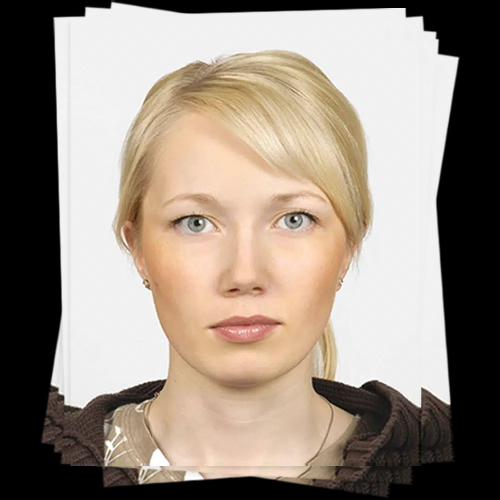
#> input picture Passikuva.jpg, 1000 x 1000 px (shown at 1/2 size)
$ python -i image_processor.py   (imports and definitions only)
#> lines starting #> are read from the running program, lines starting #| are printed output that depends on the picture; after the words box and inside, x2 and y2 are one past the last pixel; in counts of white or black regions, pixels touching at a corner belong together
#> further down, picture is the input picture: shape (1000, 1000, 3); mean B, G, R 129.4, 141, 153
"""
image_processor.py
==================
Kuvanmuokkausmoottori laser-piirturille ja CNC-kaivertimelle.

Tukee kuutta eri prosessointimetodia:
  1. Reunantunnistus   – Canny-algoritmi + pienten viivojen suodatus
  2. Hatch-varjostus   – posterisoidut harmaasävyt viivatiheytenä
  3. Rasterointi/etäis – Floyd-Steinberg dithering, vakiokoko
  4. Rasterointi/koko  – pistekoko skaalautuu tummuuden mukaan
  5. Siniaalto         – amplitudi vaihtelee tummuuden mukaan
  6. Syvyyskartta      – harmaasävy muunnetaan Z-kaiverrusarvoksi

Moduuli ei sisällä Qt-riippuvuuksia – se on puhdas kuvanmuokkaus-
kirjasto, jota main_app.py kutsuu.
"""

import math
import cv2
import numpy as np


# ===========================================================================
# APUFUNKTIOT
# ===========================================================================

# [11 lines left out: function load_image, not called in this run]


def to_gray(img: np.ndarray) -> np.ndarray:
    """
    Muuntaa BGR-kuvan harmaasävyksi. Jos kuva on jo harmaasävy, palauttaa kopion.

    Kopio varmistaa, että paluuarvo on aina kirjoitettavissa
    (ei viite alkuperäiseen).
    """
    if len(img.shape) == 3:
        return cv2.cvtColor(img, cv2.COLOR_BGR2GRAY)
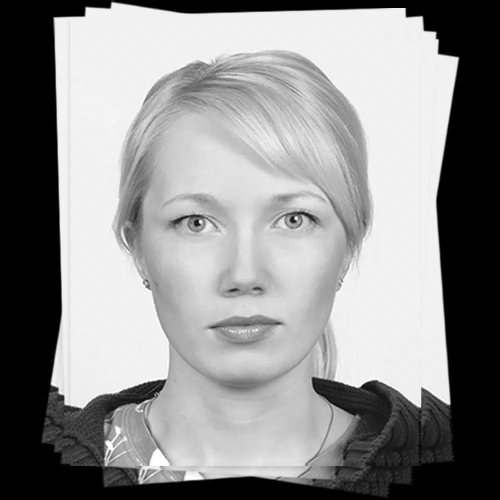
#> returned value: shape (1000, 1000) (shown at 1/2 size); min 0, max 255, mean 143.3
    return img.copy()


# [92 lines left out: functions crop_image, scale_to_area, posterize, remove_background, not called in this run]


# ===========================================================================
# METODI 1 – REUNANTUNNISTUS
# ===========================================================================

def method_edge_detection(img: np.ndarray,
                           low_thresh: int = 50,
                           high_thresh: int = 150,
                           min_line_length: int = 10) -> np.ndarray:
    """
    Tunnistaa kuvan reunat Canny-algoritmilla ja poistaa lyhyet häiriöviivat.

    Parametrit:
      - Pienennä kynnyksiä → enemmän reunoja (myös kohinaa).
      - Suurenna kynnyksiä → vain voimakkaimmat reunat.
      - min_line_length poistaa pienet pisteet ja lyhyet viivat.

    Args:
        img:             BGR- tai harmaasävykuva.
        low_thresh:      Canny:n alempi hystereesinkynnys (1–254).
        high_thresh:     Canny:n ylempi hystereesinkynnys (2–255).
        min_line_length: Pienin sallittu yhtenäinen pikselikomponentti.

    Returns:
        Binäärikuva: 0 = piirrä (reuna), 255 = tausta.
    """
    gray = to_gray(img)
    blurred = cv2.GaussianBlur(gray, (5, 5), 0)
    edges = cv2.Canny(blurred, low_thresh, high_thresh)
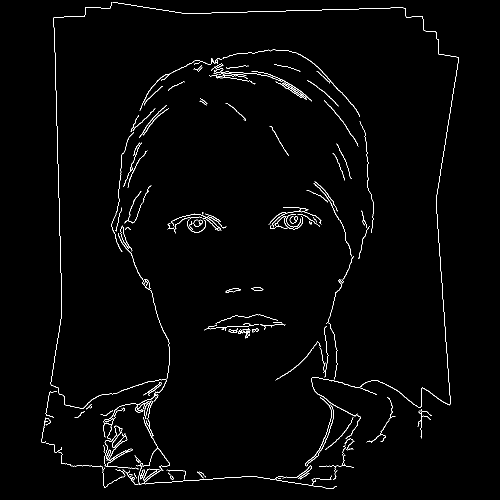
#> edges: shape (1000, 1000) (shown at 1/2 size); 1.5% white in thin lines or dots, all inside (x1, y1, x2, y2) = (83, 4, 918, 978)

    # Poista lyhyet komponentit
    if min_line_length > 1:
        n_labels, labels, stats, _ = cv2.connectedComponentsWithStats(
            edges, connectivity=8
        )
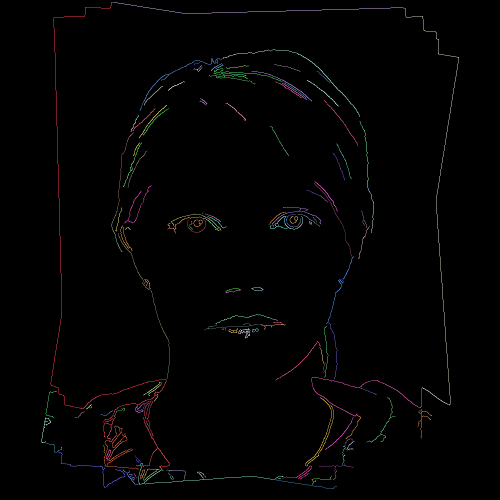
#> labels: shape (1000, 1000) int32 (shown at 1/2 size); 137 distinct labels, from 0 to 136; one colour per label, 0 black
#> n_labels = 137; stats = 137 rows, first 6: [0, 0, 1000, 1000, 984514], [101, 4, 232, 871, 1438], [225, 4, 587, 24, 587], [811, 18, 107, 793, 979], [445, 99, 95, 19, 102], [540, 99, 180, 135, 300]
        clean = np.zeros_like(edges)
        for i in range(1, n_labels):  # 0 = tausta, ohitetaan
            if stats[i, cv2.CC_STAT_AREA] >= min_line_length:
                clean[labels == i] = 255
        edges = clean

    # Canny antaa 255=reuna; invertoi laserkonventioon (0=piirrä)
    return cv2.bitwise_not(edges)
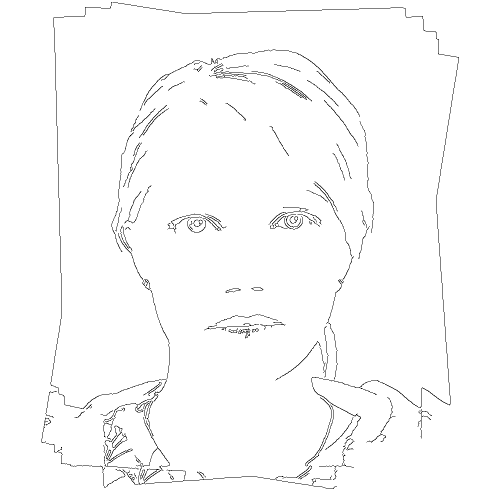
#> returned value: shape (1000, 1000) (shown at 1/2 size); 98.5% white; black in thin lines or dots, all inside (x1, y1, x2, y2) = (83, 4, 918, 978)


# ===========================================================================
# METODI 2 – HATCH-VARJOSTUS
# ===========================================================================

# [247 lines left out: functions method_hatch_shading, method_raster_spacing, method_raster_size, method_sine_wave, method_depth_map, not called in this run]


# ===========================================================================
# G-KOODIN GENEROINTI
# ===========================================================================

class GCodeGenerator:
    """
    Muuntaa prosessoidun kuvan G-koodiksi laser- tai piirturityöstöä varten.

    Tuetut toimilaitteet:
      "laser"   – Tehonsäätö M3 S<arvo> / M3 S0 (GRBL/Marlin -yhteensopiva).
      "plotter" – Kynä ylös/alas Z-akselilla.
      "cnc"     – Kaiverrus Z-syvyydellä (käytä from_grayscale_image).

    Serpentiinikulku (boustrophedon):
      Parisilta riviltä vasemmalta oikealle, parittomilta oikealta vasemmalle.
      Minimoi siirtoliikkeet ja lyhentää kokonaistyöaikaa.

    Koordinaatisto:
      X kasvaa oikealle, Y kasvaa ylöspäin (matematiikan konventio).
      Kuvan rivi 0 = korkein Y-koordinaatti G-koodissa.
    """

    # [229 lines left out: functions __init__, _header, _footer, _px_to_mm, from_binary_image, from_grayscale_image and 1 more, not called in this run]

>>> import cv2
>>> picture = cv2.imread('Passikuva.jpg')
>>> result = method_edge_detection(picture)
